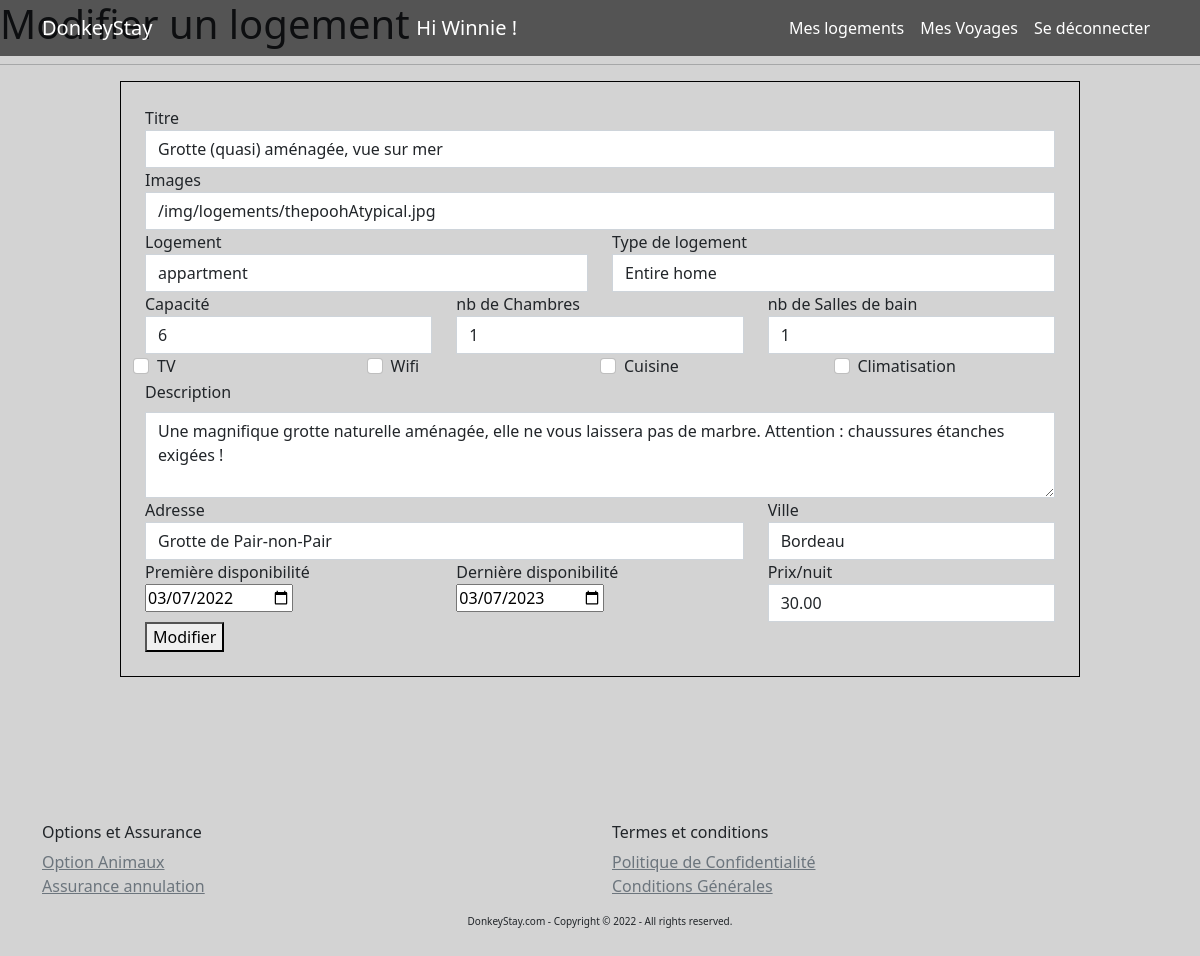
Page /modifyLodging.php?id=3 (signed in) on the earlier database version.
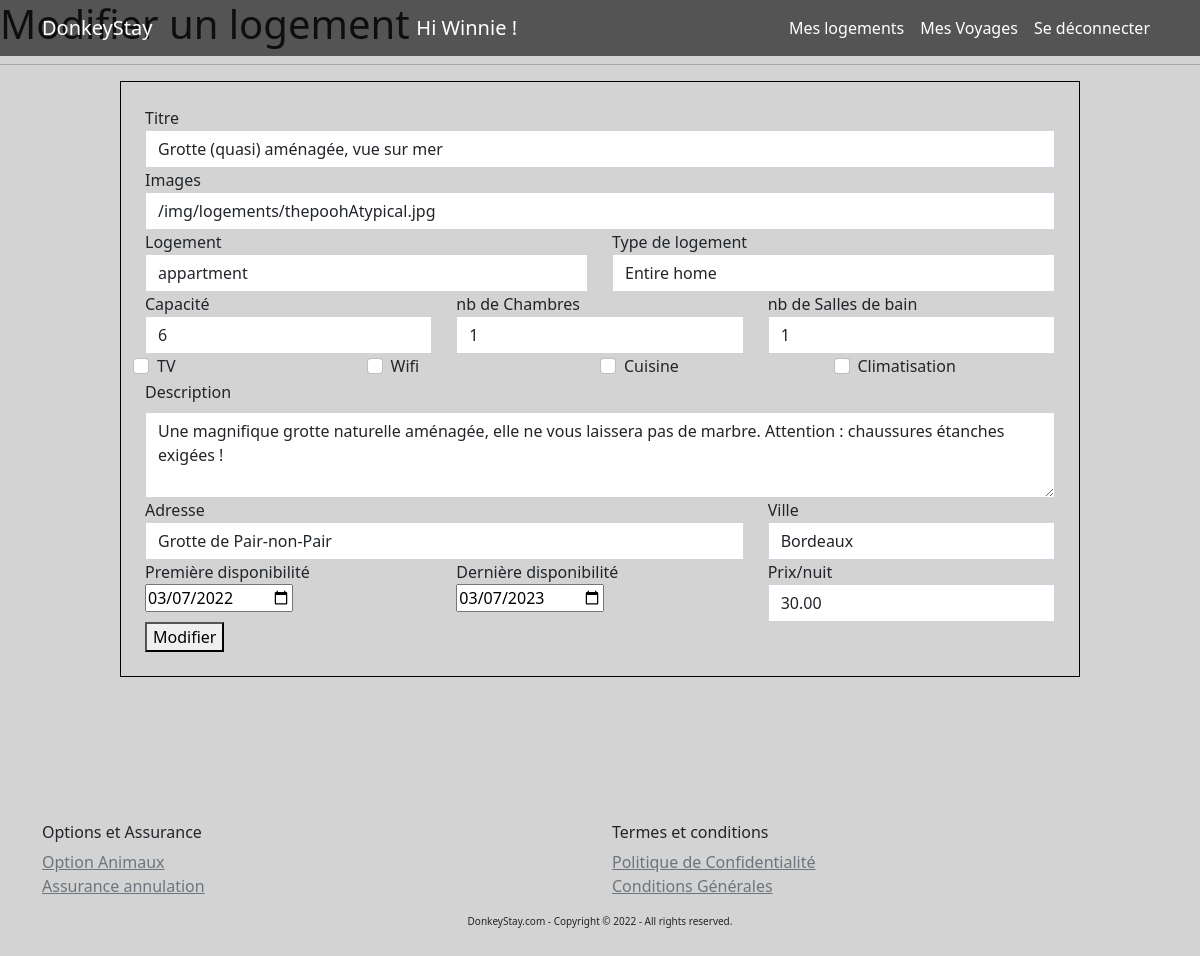
Same page on the later database version.
### tables this page shows
CREATE TABLE IF NOT EXISTS `image` (
  `id` INT NOT NULL AUTO_INCREMENT,
  `img` VARCHAR(200) NOT NULL,
  `room_id` INT NOT NULL,
  PRIMARY KEY (`id`, `room_id`),
  CONSTRAINT `fk_Images_Rooms1`
    FOREIGN KEY (`room_id`)
    REFERENCES `room` (`id`)
    ON DELETE NO ACTION
    ON UPDATE NO ACTION);

CREATE TABLE IF NOT EXISTS `room` (
  `id` INT NOT NULL AUTO_INCREMENT,
  `roomtype_id` INT NOT NULL,
  `hometype_id` INT NOT NULL,
  `title` VARCHAR(80) NOT NULL,
  `description` MEDIUMTEXT NULL,
  `nb_bedroom` INT NOT NULL,
  `nb_bathroom` INT NOT NULL,
  `price` DECIMAL(6,2) NOT NULL,
  `adress` VARCHAR(200) NOT NULL,
  `city` VARCHAR(45) NOT NULL,
  `has_tv` TINYINT(1) NOT NULL,
  `has_wifi` TINYINT(1) NOT NULL,
  `has_kitchen` TINYINT(1) NOT NULL,
  `has_aircon` TINYINT(1) NOT NULL,
  `start_dispo` DATE NOT NULL,
  `end_dispo` DATE NOT NULL,
  `user_id` INT NOT NULL,
  `capacity_id` INT NOT NULL,
  PRIMARY KEY (`id`, `roomtype_id`, `hometype_id`, `user_id`, `capacity_id`),
  CONSTRAINT `fk_Rooms_Roomtypes1`
    FOREIGN KEY (`roomtype_id`)
    REFERENCES `roomtype` (`id`)
    ON DELETE NO ACTION
    ON UPDATE NO ACTION,
  CONSTRAINT `fk_Rooms_Hometypes1`
    FOREIGN KEY (`hometype_id`)
    REFERENCES `hometype` (`id`)
    ON DELETE NO ACTION
    ON UPDATE NO ACTION,
  CONSTRAINT `fk_room_user1`
    FOREIGN KEY (`user_id`)
    REFERENCES `user` (`id`)
    ON DELETE NO ACTION
    ON UPDATE NO ACTION,
  CONSTRAINT `fk_room_capacity1`
    FOREIGN KEY (`capacity_id`)
    REFERENCES `capacity` (`id`)
    ON DELETE NO ACTION
    ON UPDATE NO ACTION);

### modifyLodging.php (the view, shortened to what the changed rows need)
<?php
require_once 'header.php';
$lodgingId = $_GET['id'];
$queryLodging = $dbh->prepare("SELECT room.*, image.img, image.id FROM room INNER JOIN image ON room.id = image.room_id WHERE room.id =:lodgingId");
$queryLodging->bindValue(":lodgingId", $lodgingId, PDO::PARAM_STR);
$queryLodging->execute();
$lodgings = $queryLodging->fetchAll(PDO::FETCH_OBJ);
foreach ($lodgings as $lodging) :
    $lodgingTitle = $lodging->title;
    $lodgingCapacity = $lodging->capacity_id;
    $lodgingBedroom = $lodging->nb_bedroom;
    $lodgingBathroom = $lodging->nb_bathroom;
    $lodgingDescription = $lodging->description;
    $lodgingAdress = $lodging->adress;
    $lodgingCity = $lodging->city;
    $lodgingStartDispo = $lodging->start_dispo;
    $lodgingEndDispo = $lodging->end_dispo;
    $lodgingPrice = $lodging->price;
    $lodgingImg = $lodging->img;
endforeach;
?>
<section>
    <h1>Modifier un logement</h1>
    <form method="POST" class="d-flex j-c">
        <div class="div-addform">
            <div class="row">
                <div class="col">
                    <label for="title">Titre</label>
                    <input type="text" class="form-control" id="title" name="title" value="<?php echo $lodgingTitle ?>">
                </div>
            </div>
            <div class="row">
                <div class="col">
                    <label for="img">Images</label>
                    <input type="text" class="form-control" id="img" name="img" value="<?php echo $lodgingImg ?>">
                </div>
            </div>
            <div class="row">
                <div class="col">
                    <label for="capacity">Capacité</label><small class="error"><?php if (isset($capacityErr)) echo $capacityErr ?></small>
                    <input type="text" class="form-control" id="capacity" name="capacity" value="<?php echo $lodgingCapacity ?>">
                </div>
                <div class="col">
                    <label for="nb_bedroom">nb de Chambres</label><small class="error"><?php if (isset($capacityErr)) echo $capacityErr ?></small>
                    <input type="text" class="form-control" id="nb_bedroom" name="nb_bedroom" value="<?php echo $lodgingBedroom ?>">
                </div>
                <div class="col">
                    <label for="nb_bathroom">nb de Salles de bain</label><small class="error"><?php if (isset($capacityErr)) echo $capacityErr ?></small>
                    <input type="text" class="form-control" id="nb_bathroom" name="nb_bathroom" value="<?php echo $lodgingBathroom ?>">
                </div>
            </div>
            <div class="row">
                <div class="col">
                    <label for="description" class="form-label">Description</label>
                    <textarea class="form-control" id="description" name="description" rows="3"><?php echo $lodgingDescription ?></textarea>
                </div>
            </div>
            <div class="row">
                <div class="col-sm-8">
                    <label for="adress">Adresse</label>
                    <input type="text" class="form-control" id="adress" name="adress" value="<?php echo $lodgingAdress ?>">
                </div>
                <div class="col-sm-4">
                    <label for="city">Ville</label>
                    <input type="text" class="form-control" id="city" name="city" value="<?php echo $lodgingCity ?>">
                </div>
            </div>
            <div class="row">
                <div class="col">
                    <label for="start_dispo">Première disponibilité</label><br>
                    <input type="date" id="start_dispo" name="start_dispo" value="<?php echo $lodgingStartDispo ?>">
                </div>
                <div class="col">
                    <label for="end_dispo">Dernière disponibilité</label><br>
                    <input type="date" id="end_dispo" name="end_dispo" value="<?php echo $lodgingEndDispo ?>">
                </div>
                <div class="col">
                    <label for="price">Prix/nuit</label><small class="error"><?php if (isset($capacityErr)) echo $capacityErr ?></small>
                    <input type="text" class="form-control" id="price" name="price" value="<?php echo $lodgingPrice ?>">
                </div>
            </div>
        </div>
    </form>
</section>
<?php
require_once 'footer.php';
?>

Differences in the rows shown:
changed through a linked row, image "/img/logements/thepoohAtypical.jpg": city "Bordeau" → "Bordeaux"
